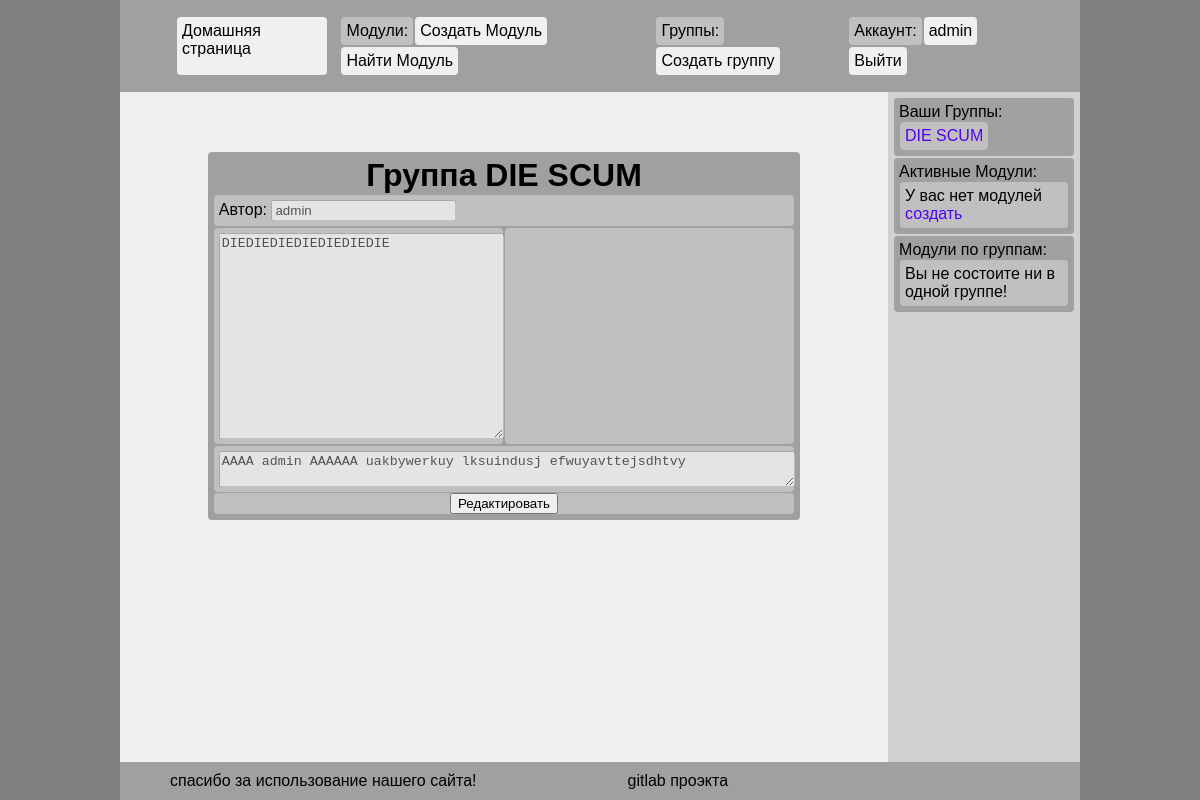
The app's page /groups/zdZ7pLGSBlXJn1Mg/ (signed in) with its own data.
### groups/models.py (models this page shows)
class Group(models.Model):
    author          = models.ForeignKey(User, related_name="author", on_delete=models.CASCADE, null=True)
    name            = models.CharField(max_length=32, default="")
    description     = models.CharField(max_length=1024, default="")
    creation_date   = models.DateTimeField(default=timezone.now())
    members         = models.ManyToManyField(User, related_name="members", blank=True)
    moduls          = models.ManyToManyField(Module, related_name="moduls", blank=True)
    moduls_data     = models.JSONField(default={})
    id             = models.CharField(max_length=16, default="AAAAAAAAAAAAAAAA", unique=True, primary_key = True)

### groups/views.py (the view, shortened to what this page needs)
# urls.py: path('groups/<str:id>/',            groups.ShowView),
def ShowView(request, id):
    if not is_user_authenticated(request):
        return redirect(f"/accounts/register/groups_{id}")
    context = get_base_context(request)
    try:
        context['group'] = Group.objects.get(id=id)
    except Group.DoesNotExist:
        raise Http404
    if context['group'].author == request.user: context["gr_action"] = "edit"
    elif not context['group'].members.contains(request.user): context["gr_action"] = "join"
    return render(request, 'group_show.html', context)

### static/py/view.py (called while the page is built)
def is_user_authenticated(request):
    return request.user.is_authenticated

### groups/templates/group_show.html (shortened to what this page needs)
{% extends './base.html' %}
{% block content %}
<div class="bigbox">
    <h1>{{tr_group}} {{group.name}}</h1>
    <form method="POST" id="form"> {% csrf_token %}
        <div class="flex flex-sb component2">
            <div>
                {{tr_author}}:
                <input value="{{group.author}}" disabled=true/>
            </div>
        </div>
        <div class="flex">
            <div class="flex-col component2" style="width: 50%">
                <textarea style="width: 100%; resize: vertical; height: 200px" disabled=true>{{group.description}}</textarea>
            </div>
            <div class="flex-col component2" style="width: 50%">
            </div>
        </div>
        <div class="flex-col component2">
            <textarea style="width: 100%; resize: vertical;" disabled=true>{% for member in group.members.all %}{{member}} {% endfor %}</textarea>
        </div>
        <div class="submitbox">
            {% if gr_action == "edit" %}
            <input type="button" onclick="gr_edit()" value={{tr_edit}}>
            {% endif %}
        </div>
    </form>
</div>
{% endblock %}

### static/templates/header.html
<div class="box flex-wrap">
    <a class="component" href="/">Домашняя страница</a>
</div>
<div class="box flex-wrap">
    <a class="component2">Модули:</a>
    <a class="component" href="/tasks/create">Создать Модуль</a>
    <a class="component" href="/tasks/">Найти Модуль</a>
</div>
<div class="box flex-wrap">
    <a class="component2">Группы:</a>
    <a class="component" href="/groups/create">Создать группу</a>
</div>
<div class="box flex-wrap">
    <a class="component2">Аккаунт:</a>
        {% if request.user.is_authenticated %}
        <a class="component" href="/accounts/">{{user}}</a>
        <a class="component" href="/accounts/logout/">Выйти</a>
        {% else %}
        <a class="component" href="/accounts/login/">Войти</a>
        <a class="component" href="/accounts/register/">Регистрация</a>
        {% endif %}
</div>

### static/templates/sider.html (shortened to what this page needs)
<div class="box flex-col">
    Ваши Группы:
    {% for group in my_groups %}
        <div class="flex">
            <a class="component2" href="/groups/{{group.0.id}}">{{group.0.name}}</a>
        </div>
    {% endfor %}
</div>
<div class="box flex-col">
    Активные Модули:
    {% if not my_modules %}
    <div class="component2">
        У вас нет модулей <a href="/tasks/create">создать</a>
    </div>
    {% endif %}
</div>
<div class="flex-col box">
    Модули по группам:
    {% if not modules_groups %}
        <p class="component2">Вы не состоите ни в одной группе!</p>
    {% endif %}
</div>

### static/css/common-base.css (style rules this page uses)
body { margin: auto; width: 80%; min-height:100%; }
html { font-family: Arial; background-color:#808080; height:100%; }
footer a:any-link, header a:any-link { color:#000000 }
a:any-link { color:#5000F0 }
a { text-decoration: none; }
h1 { margin: 0px; text-align: center; }

### static/css/common-class.css (style rules this page uses)
.component { border-radius: 4px; border-color: #F0F0F0; background-color: #F0F0F0; padding: 5px; margin: 1px; }
.component2 { border-radius: 4px; border-color: #C0C0C0; background-color: #C0C0C0; padding: 5px; margin: 1px; }
.box { border-radius: 4px; border-color: #A0A0A0; background-color: #A0A0A0; padding: 5px; margin: 1px; }
.bigbox { margin: auto; border-radius: 4px; border-color: #A0A0A0; background-color: #A0A0A0; padding: 5px; width: 80%; margin-top: 50px; display: flex; flex-direction: column; }
.submitbox { text-align: center; border-radius: 4px; border-color: #C0C0C0; background-color: #C0C0C0; margin: 1px; }

### static/css/common-flex.css (style rules this page uses)
.flex { display: flex; }
.flex-col { display: flex; flex-direction: column; }
.flex-sb { display: flex; justify-content: space-between; }
.flex-wrap { display: flex; flex-wrap: wrap; }

### records on screen
Group: name "DIE SCUM", author "admin", description "DIEDIEDIEDIEDIEDIEDIE", id.username "AAAA admin AAAAAA uakbywerkuy lksuindusj efwuyavttejsdhtvy"

### other values on screen
{{ user }} "admin"
{{ tr_group }} "Группа"
{{ tr_author }} "Автор"
